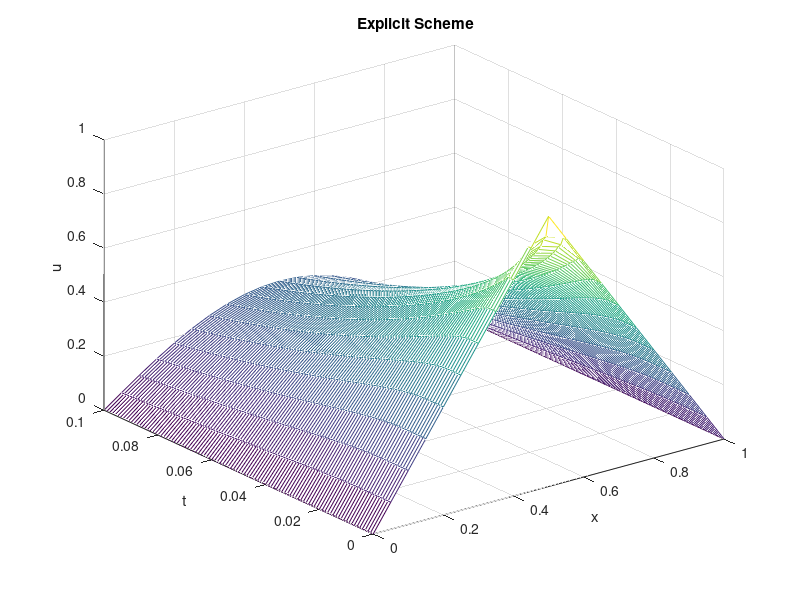
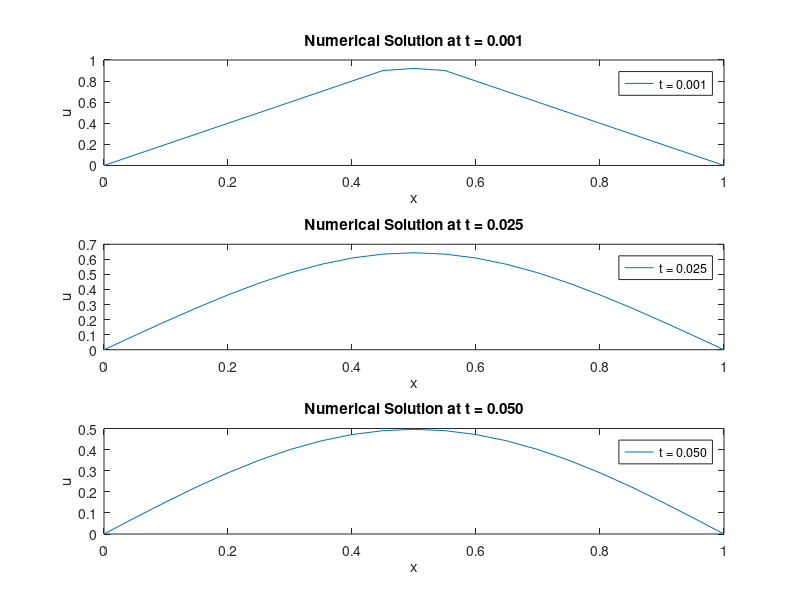

Write the MATLAB code that produced these figures, in order.
% 显式方法求解


X = 1; % x区间长度
T = 0.1; % t区间长度
Jx = 20; % x区间步数
Nt = 100; % t区间步数
dx = X / Jx; %x空间步长
dt = T / Nt; %t时间步长

x = (0 : Jx) * dx;
t = (0 : Nt) * dt;
u = zeros(Jx+1, Nt+1); 

mu =  dt / (dx^2); %检查mu是否满足稳定性条件
if mu > 0.5
    error('稳定性条件不满足，请减小 dt 或增大 dx');
end

for j = 1 :  Jx+1  % 初始条件（分段函数）
    if j <= (Jx+1)/2
        u(j,1) = 2 * x(j);
    else
        u(j,1) = 2 - 2 * x(j);
    end
end

for n = 1 : Nt+1 %边界条件
    u(1, n) = 0;
    u(Jx+1, n) = 0;
end


for m = 1 : Nt % 显式求解公式
    for l = 2 : Jx
        u(l, m+1)= dt / (dx^2) *( u(l+1, m)+u(l-1, m) ) +(1 - 2 * (dt / dx^2) ) *u(l, m);  %迭代公式
    end
end

t_values = [0.001, 0.025, 0.05]; %t值索引
t_indices = zeros(size(t_values));
for i = 1 : length(t_values)
    [~, t_indices(i)] = min(abs(t - t_values(i)));
end

figure(1); % 3D绘图
mesh(x, t, u');
xlabel('x');
ylabel('t');
zlabel('u');
title(' Explicit Scheme');

figure(2); % 2D绘图
for i = 1 : length(t_values)
    subplot(length(t_values), 1, i);
    plot(x, u(:, t_indices(i)), 'DisplayName', sprintf('t = %.3f', t(t_indices(i))));
    xlabel('x');
    ylabel('u');
    title(sprintf('Numerical Solution at t = %.3f', t(t_indices(i))));
    legend show;
end